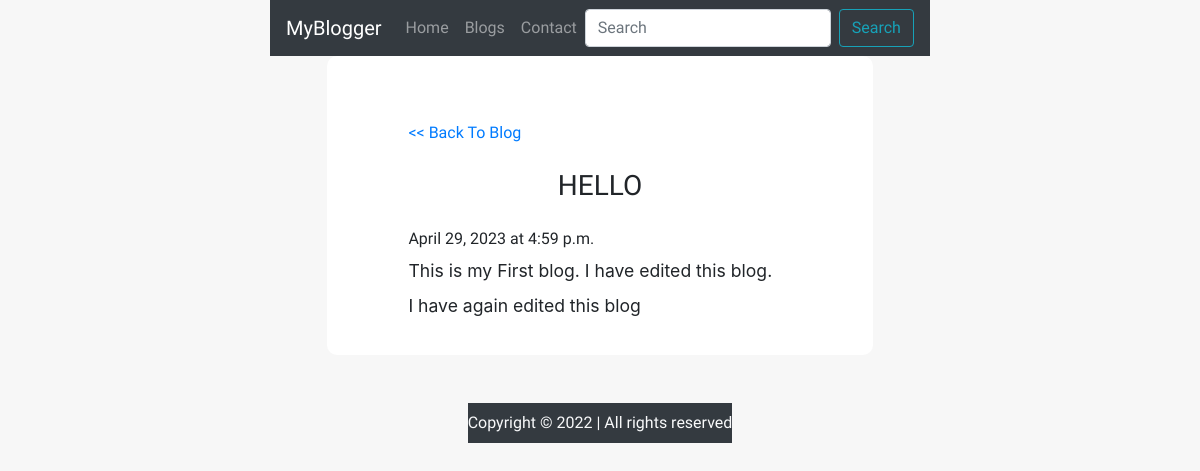
Page /blogpost/first-blog on the committed database.
### blog/models.py (models this page shows, shortened)
class Blog(models.Model):
    sno=models.AutoField(primary_key=True)
    title=models.CharField(max_length=200)
    content=models.TextField()
    slug=models.CharField(max_length=100)
    time=models.DateTimeField(auto_now_add=True)

### blog/views.py (the view)
# urls.py: path('blogpost/<str:slug>', views.blogpost, name="blogpost"),
def blogpost(request, slug):
    blog= Blog.objects.filter(slug=slug).first()
    context={'blog':blog}
    return render(request, "blogpost.html", context)

### templates/blogpost.html (shortened to what this page needs)
{% extends 'base.html' %}
{% load static %}
{% block body %}
<section>
    <div class="container blogpost my-0 pb-4">
        <div class="row blogimage text-center">
            <div class="col-12 my-3"><img class="img-fluid mx-auto"
            </div>
        </div>
        <div class="row blogcontent">
            <a class="col-12" href="{% url 'blog' %}" style="text-decoration: none;"><< Back To Blog</a>
            <h3 class="col-12 text-uppercase mx-auto my-4 text-center">{{blog.title}}</h3>
            <div class="col-lg-12 col-md-12 mx-auto">
                <div class="font-weight-light" style="margin-bottom: 10px">{{blog.time.date}} at {{blog.time.time}}</div>
                <div class="text-content blogbody font-weight-normal">
                    {{blog.content|safe}}
                </div>
            </div>
        </div>
    </div>
</section>
{% endblock body %}

### blog/static/css/blog.css (style rules this page uses)
*, *::before, *::after { box-sizing: border-box; padding: 0; margin: 0; }
body { font-family: "Quicksand", sans-serif; place-items: center; height: 100vh; background: #f7f7f7; }
.container { display: flex; flex-wrap: wrap; justify-content: center; max-width: 1200px; margin-block: 2rem; gap: 2rem; }

### rows in the picture
Blog: title "HELLO", time "April 29, 2023", time.time "4:59 p.m.", content "This is my First blog. I have edited this blog. I have again edited this blog"
